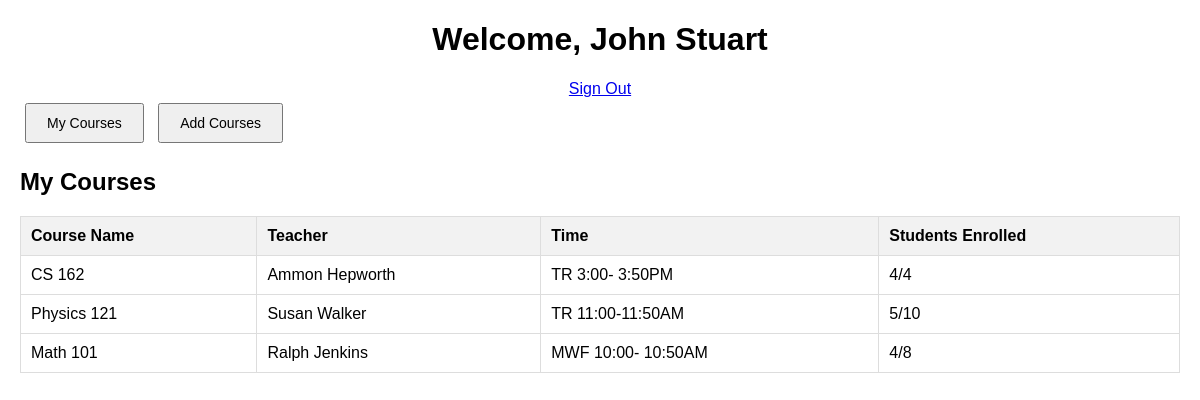
Screenshot of /student_dashboard (signed in) with the database file from the repository.
### app.py (models this page shows)
class CourseStudent(db.Model):
    id = db.Column(db.Integer, primary_key=True)
    course_id = db.Column(db.Integer, db.ForeignKey('course.id'), nullable=False)
    student_id = db.Column(db.Integer, db.ForeignKey('student.id'), nullable=False)
    grade = db.Column(db.Integer)

class Course(db.Model):
    id = db.Column(db.Integer, primary_key=True)
    name = db.Column(db.String(100), nullable=False)
    time = db.Column(db.String(50), nullable=False)
    capacity = db.Column(db.Integer, nullable=False)
    teacher_id = db.Column(db.Integer, db.ForeignKey('teacher.id'), nullable=False)
    course_students = db.relationship('CourseStudent', backref='course', lazy=True)

class Teacher(db.Model):
    id = db.Column(db.Integer, primary_key=True)
    name = db.Column(db.String(100), nullable=False)
    courses = db.relationship('Course', backref='teacher', lazy=True)

### app.py (the view)
@app.route('/student_dashboard')
def student_dashboard():
    if 'student_id' not in session:
        return redirect(url_for('login'))
    student_id = session['student_id']
    student_courses = CourseStudent.query.filter_by(student_id=student_id).all()
    enrolled_courses_names = {course_student.course.name for course_student in student_courses}
    all_courses = db.session.query(Course).all()
    unique_courses = {}
    for course in all_courses:
        if course.name not in unique_courses:
            unique_courses[course.name] = course
    unique_courses_list = list(unique_courses.values())
    courses_with_status = []
    for course in unique_courses_list:
        status = "Drop" if course.name in enrolled_courses_names else "Add"
        courses_with_status.append((course, status))
    return render_template('student_dashboard.html', student_courses=student_courses, courses_with_status=courses_with_status)

### templates/student_dashboard.html (shortened to what this page needs)
<!DOCTYPE html>
<html lang="en">
<head>
    <link rel="stylesheet" href="{{ url_for('static', filename='css/style.css') }}">
</head>
<body>
    <h1>Welcome, {{ session['username'] }}</h1>
    <a href="{{ url_for('logout') }}">Sign Out</a>
    <div>
        <button onclick="showTab('myCourses')">My Courses</button>
        <button onclick="showTab('addCourses')">Add Courses</button>
    </div>
    <div id="myCourses">
        <h2>My Courses</h2>
        <table>
            <tr>
                <th>Course Name</th>
                <th>Teacher</th>
                <th>Time</th>
                <th>Students Enrolled</th>
            </tr>
            {% for enrollment in student_courses %}
            <tr>
                <td>{{ enrollment.course.name }}</td>
                <td>{{ enrollment.course.teacher.name }}</td>
                <td>{{ enrollment.course.time }}</td>
                <td>{{ enrollment.course.course_students|length }}/{{ enrollment.course.capacity }}</td>
            </tr>
            {% endfor %}
        </table>
    </div>
</body>
</html>

### static/css/style.css (style rules this page uses)
body { font-family: Arial, sans-serif; margin: 20px; }
h1 { text-align: center; }
a { display: block; text-align: center; margin-top: 10px; }
button { margin: 5px; padding: 10px 20px; font-size: 14px; cursor: pointer; }
table { width: 100%; border-collapse: collapse; margin-top: 20px; }
table, th, td { border: 1px solid #ddd; }
th, td { padding: 10px; text-align: left; }
th { background-color: #f2f2f2; }
#myCourses, #addCourses { display: none; }

### rows the page displays
CourseStudent: course.name "CS 162", course.teacher.name "Ammon Hepworth", course.time "TR 3:00- 3:50PM", course.course_students|length "4", course.capacity "4"
CourseStudent: course.name "Physics 121", course.teacher.name "Susan Walker", course.time "TR 11:00-11:50AM", course.course_students|length "5", course.capacity "10"
CourseStudent: course.name "Math 101", course.teacher.name "Ralph Jenkins", course.time "MWF 10:00- 10:50AM", course.course_students|length "4", course.capacity "8"

### other values shown
{{ session['username'] }} "John Stuart"
